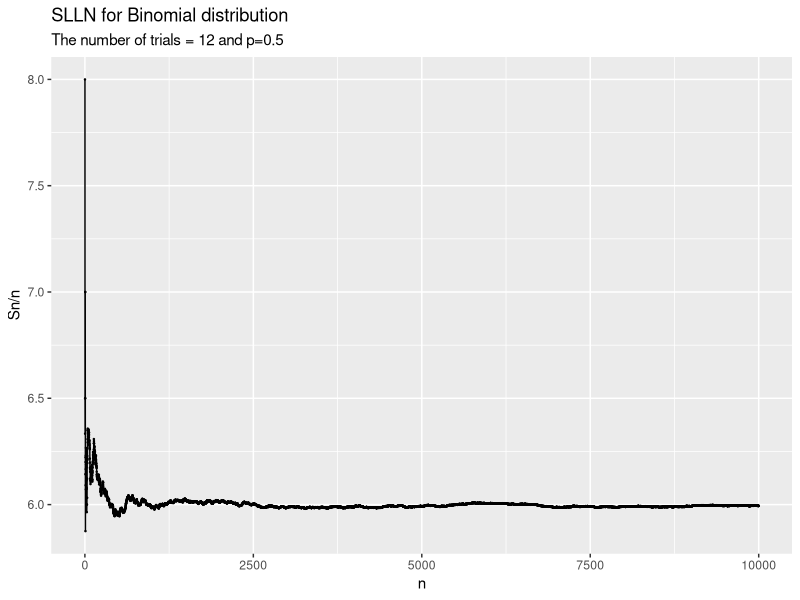
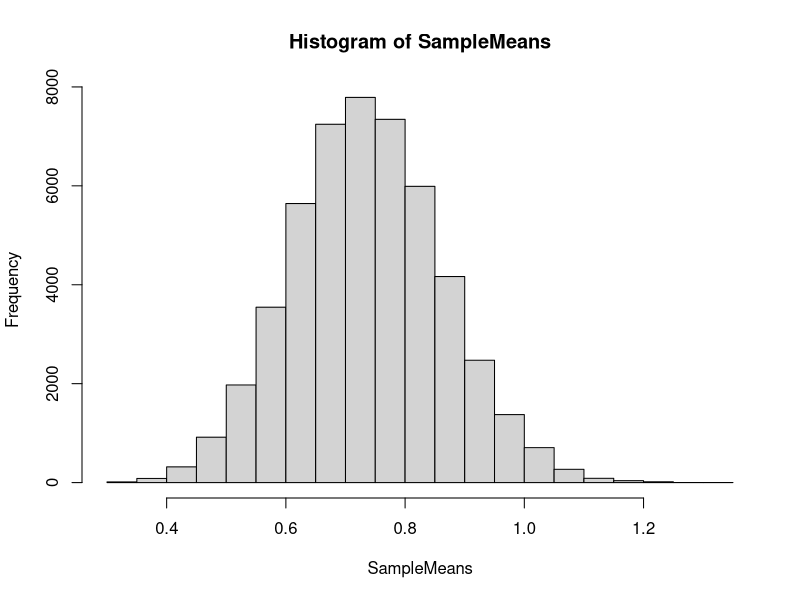

These figures' R source, in order:
## ---- chunk 1
### R code for Q4 in TUT 1 ###

set.seed(305)
n = 10000
ctr = 0
simlist = numeric(n)
while (ctr < n) {
  trial <- sample(1:6, 2, replace = TRUE)
  if (sum(trial) == 7) {  # Check if sum is 7
    success <- if (trial[1] == 2) 1 else 0
    ctr <- ctr + 1
    simlist[ctr] <- success
  }
}
mean(simlist) # Proportion of the required events
## ---- chunk 2
### Program for TUT2 ###

## Q2 ##
# display powers 1 to n of x

# input
x <- 7
n <- 5

result <- 1
for (i in 1:n){
  result <- result * x
  cat(format(i, width = 6), format(result, width = 10), "\n", sep ="")
}

## Q3 (i)
funsum <- function(x, y){
  z <- x + y
  return(z)
}

# Try with different inputs
funsum(2, 40)

## Q3 (ii)
n_factorial <- function(n){
  # Calculate n factorial
  n_fact <- prod(1:n)
  return(n_fact)
}

# Try with different inputs
n_factorial(5)
## ---- chunk 3
### TUT3 ###

## Q1 ##
nfact2 <- function(n){
  # calculate n factorial
  if (n == 1){
    cat("called nfact2(1)\n")
    return(1)
  } else {
    cat("called nfact2(", n, ")\n", sep="")
    return(n*nfact2(n-1))
  }
}

nfact2(6)


## Q4 ##
A = matrix(c(3, 4, 2, 4, 9, 3, 6, 7, 2, 1 , 6, 9), nrow = 3, ncol = 4)
transA = t(A)
solve(A%*%transA)
## ---- chunk 4
### TUT 8 ###

library(ggplot2)

## Binomial Distribution ##
s <- 12 # number of trials
p <- 0.5
n <- 10000
result <- numeric(n)
sn <- 0
for (i in 1:n){
  sn <- sn + rbinom(1, s, p)
  result[i] <- sn/i
}

ind <- 1:n
data = data.frame(Index = ind, result = result)
ggplot(data, aes(x = Index, y = result)) + geom_point(size = 0.2) +
  ylab("Sn/n") + xlab("n") +
  labs(title = "SLLN for Binomial distribution", subtitle = "The number of trials = 12 and p=0.5") +
  geom_line()
## ---- chunk 5
### TUT 9 ###

## Binomial Distribution ##
set.seed(503)
s <- 50000 # number of simulations
p <- 0.15 # probability of success
t <- 5 # number of trials
n <- 40 # sample size
SampleMeans <- numeric(s)
SimValues <- matrix(0, n, s)

for (i in 1:s){
  SimValues[,i] <- rbinom(n, t, p)
  SampleMeans[i] <- mean(SimValues[,i])
}

hist(SampleMeans)
